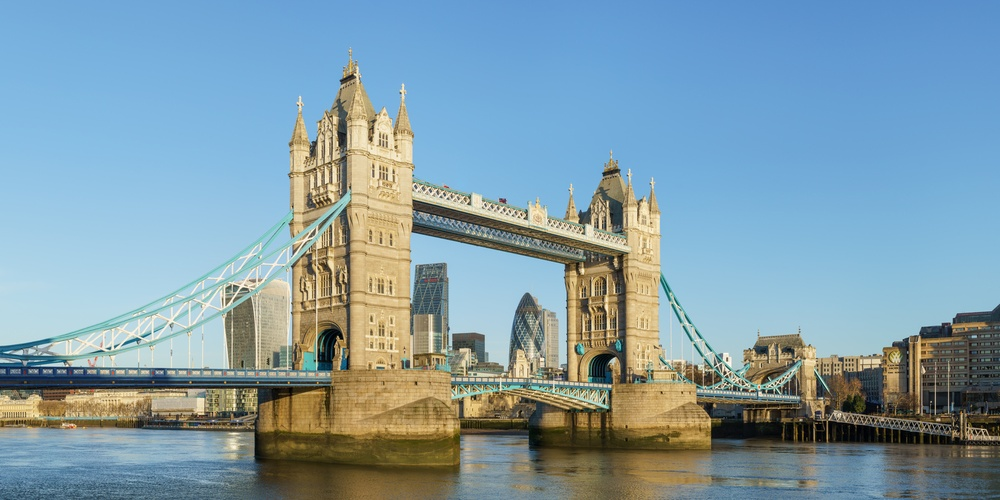
#> input picture Tower_Bridge_from_Shad_Thames.jpg, 1000 x 500 px, shrunk from 1600 x 800 before the run, found by its file name
$ python canny.py
#> lines starting #> are read from the running program, lines starting #| are printed output that depends on the picture
import cv2
import matplotlib.pyplot as plt

# Load the vnit_gray image
image_path = '/content/drive/MyDrive/Intellipaat/Computer_Vision/Data/Tower_Bridge_from_Shad_Thames.jpg'
image = cv2.imread(image_path, cv2.IMREAD_GRAYSCALE)
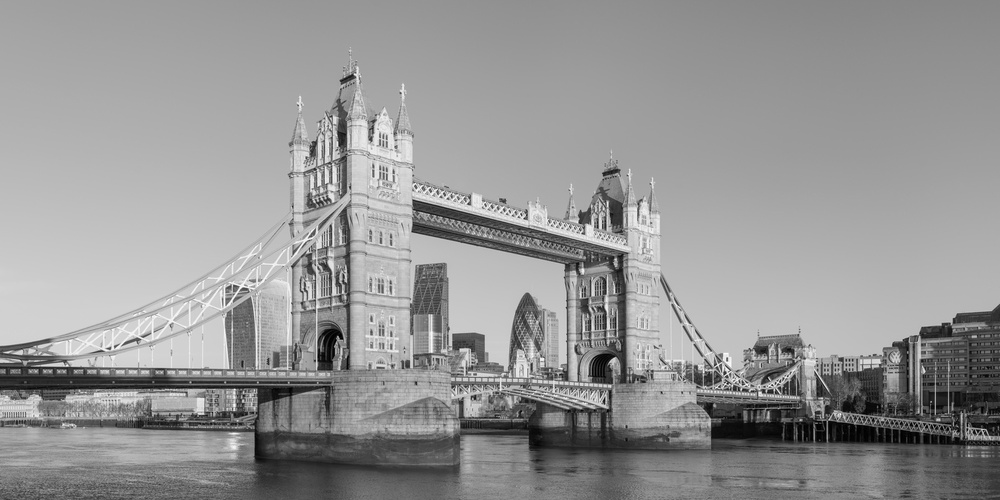
#> image: shape (500, 1000); min 0, max 255, mean 149

# Apply Canny edge detection
edges = cv2.Canny(image, 100, 200)
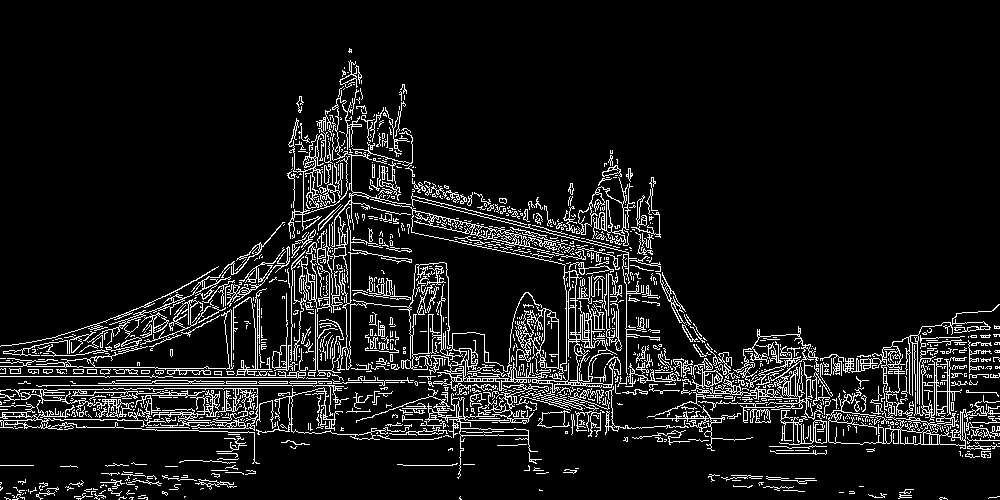
#> edges: shape (500, 1000); 9.1% white in thin lines or dots

# Display the original image and the edges
plt.figure(figsize=(16, 8))

plt.subplot(2, 1, 1)
plt.imshow(image, cmap='gray')
plt.title('Original Image')
plt.axis('off')

plt.subplot(2, 1, 2)
plt.imshow(edges, cmap='gray')
plt.title('Canny Edges')
plt.axis('off')

plt.show()
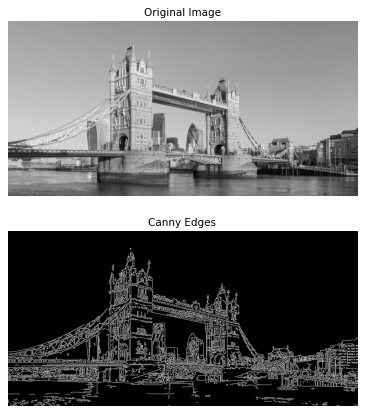
#> figure drawn by matplotlib, 2 panels

$ run again, with A-Sample-Chess-Board.jpg copied over Tower_Bridge_from_Shad_Thames.jpg
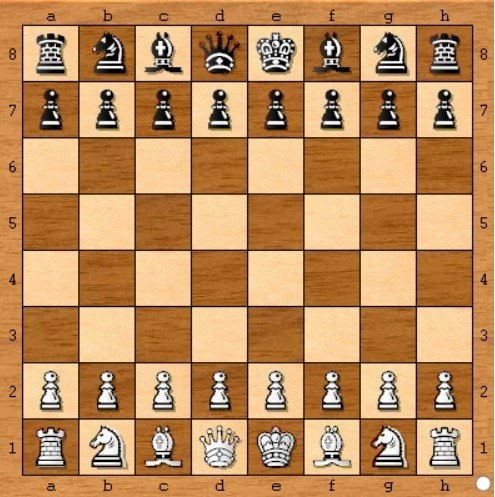
#> input picture A-Sample-Chess-Board.jpg, 495 x 497 px, found by its file name
#> `edges = cv2.Canny(image, 100, 200)`:
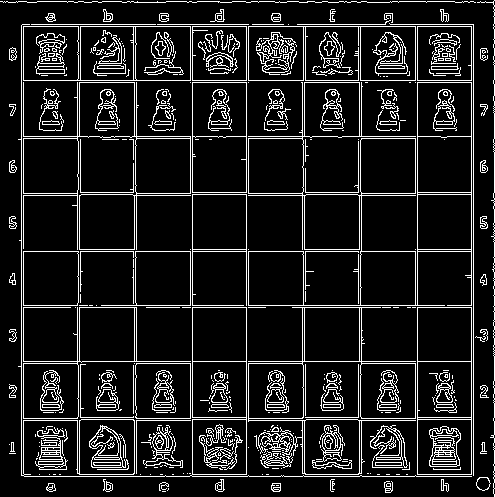
#> edges: shape (497, 495); 11.7% white in thin lines or dots
#> `plt.show()`:
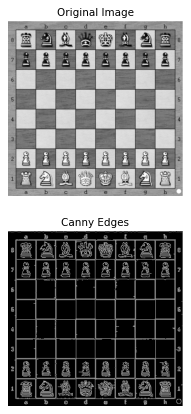
#> figure drawn by matplotlib, 2 panels
